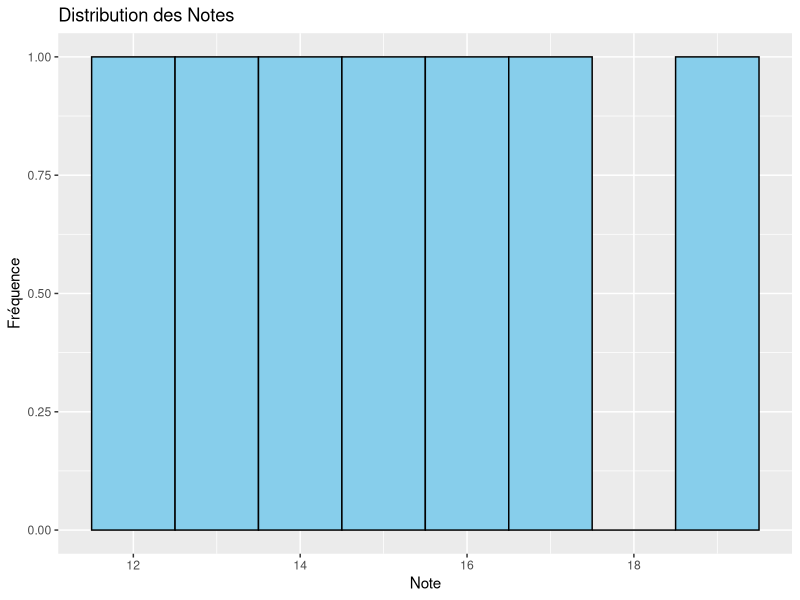
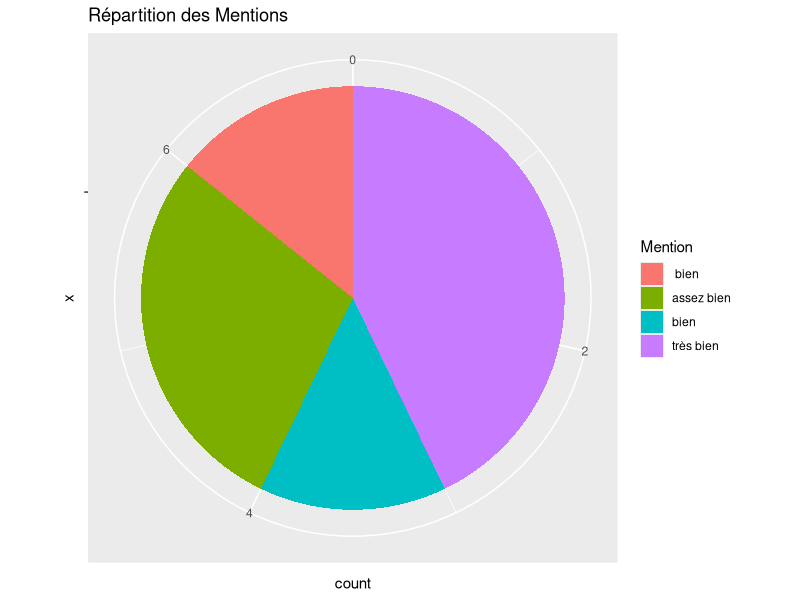

Recreate these plots in R, in order.
#1 création d'une base de donnée avec au moins 5 variable 
base_de_donnée <- data.frame(
  nom=c("COULIBALY","JEANNE","SALAM","SAMBA","CELINA","NIASS","RAYAN"),
  numéro=c(1,2,3,4,5,6,7),
  sexe=factor(c("Femme","Femme","Homme","Homme","Femme","Homme","Homme")),
  note=c(19,17,15,14,13,12,16),
  mention=factor(c("très bien","très bien","bien"," bien","assez bien","assez bien","très bien")),
  distante_école=factor(c("6-7","1-2","2-3","5-6","1-2","2-3","2-3"))
)
#2 création d'une matrice avec la base de donnée et changement de nom des ligne et colonne
matrice_de_donnée <-as.matrix(base_de_donnée)
colnames(matrice_de_donnée) <- c("NOM","NUMERO","SEXE","NOTE","MENTION","DISTANCE_ECOLE")
matrice_de_donnée[1,] <- c("coulibaly",1,"femme","19","Très biens","6-7")

#3 stat descriptive 
 summary(base_de_donnée)

#4 graphiques
 library(ggplot2)
 
 # Création un histogramme pour les notes
 ggplot(data = base_de_donnée, aes(x = note)) +
   geom_histogram(binwidth = 1, fill = "skyblue", color = "black") +
   labs(title = "Distribution des Notes",
        x = "Note",
        y = "Fréquence")
 # Création d'un camembert pour la répartition des mentions
 ggplot(data = base_de_donnée, aes(x = "", fill = mention)) +
   geom_bar(width = 1) +
   coord_polar(theta = "y") +
   labs(title = "Répartition des Mentions",
        fill = "Mention")
 
 

      